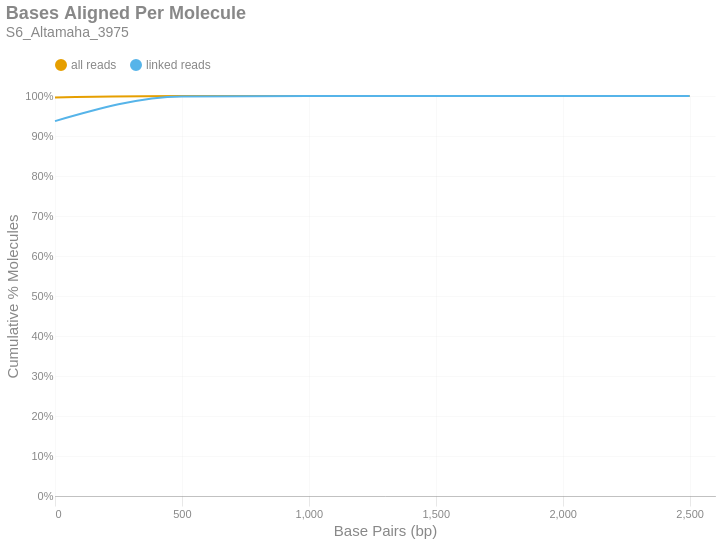

Write notebook code for a chart like this one.
### Markdown cell above
### Bases Aligned Per Molecule
This is a cumulative frequency distribution showing the number of base pairs aligned per unique molecule. These data are shown in 500 bp bins. There are two distributions: one with `all reads` (yellow) and another with only `linked reads` (blue). The percent of molecules in the `linked reads` distribution is relative to the total number of linked molecules.

### Code cell
if SKIPLR:
    print_html(f"Skipped")
else:
    binned_df = consolidated_hist(valids['aligned_bp'], mask, 500, True)
    with SafeRender(binned_df):
        (
            density_plot(binned_df, 'Bases Aligned Per Molecule', samplename, 'basesper')
            .encode(
                x=alt.X('bin:Q', title="Base Pairs (bp)").axis(tickMinStep=500).scale(padding=0),
                y=alt.Y('value:Q', title='Cumulative % Molecules')
                    .axis(format='%')
                    .scale(domain = [0,1])
                    .stack(False),
                color=alt.Color("key:N").scale(domain = ["all reads", "linked reads"]),
                tooltip = [
                    alt.Tooltip("key:N", title = "Data Type"),
                    alt.Tooltip("range_label:N", title="Bases Aligned Per Molecule"),
                    alt.Tooltip("value:Q", format = ".2%", title="% Molecules (Cum.)")
                ]
            )
        ).display()

### Figure 1 — Vega-Lite specification as saved in the notebook (floating-point values rounded to 4 significant figures)
{"width": "container", "height": 400, "config": {"title": {"anchor": "start", "dy": -15, "fontSize": 18, "color": "#888888", "subtitleColor": "#888888", "subtitleFontSize": 14}, "arc": {"fill": "#0072B2"}, "axis": {"domainColor": "#888888", "domainWidth": 0.5, "gridWidth": 0.2, "grid": false, "titleFontWeight": 400, "titleFontSize": 15, "labelFontSize": 11, "labelColor": "#888888", "tickColor": "#888888", "tickWidth": 0.2, "titleColor": "#888888"}, "axisBand": {"grid": false}, "axisX": {"grid": true, "tickSize": 10, "domainCap": "round"}, "axisY": {"domain": false, "grid": true, "tickSize": 0, "domainCap": "round"}, "background": "transparent", "header": {"labelFontSize": 15, "labelColor": "#888888", "titleFontSize": 15, "titleFontWeight": 600, "titleColor": "#888888"}, "legend": {"labelFont": "sans-serif", "labelFontSize": 12, "labelColor": "#888888", "symbolSize": 100, "symbolType": "circle", "titleFontSize": 12, "titlePadding": 10, "titleColor": "#888888", "title": null, "orient": "top"}, "range": {"category": ["#E69F00", "#56B4E9", "#009E73", "#F0E442", "#0072B2", "#D55E00", "#CC79A7", "#000000"], "diverging": ["#cfe8f3", "#a2d4ec", "#73bfe2", "#46abdb", "#1696d2", "#12719e"]}, "area": {"fill": "#0072B2", "fillOpacity": 0.7, "line": true, "strokeOpacity": 0.7}, "line": {"color": "#0072B2", "stroke": "#0072B2", "strokeWidth": 2}, "trail": {"color": "#0072B2", "stroke": "#0072B2", "strokeWidth": 0, "size": 1}, "point": {"filled": true, "fillOpacity": 1.0, "size": 95}, "text": {"color": "#888888", "fontSize": 11, "align": "right", "fontWeight": 400, "size": 11}, "bar": {"fill": "#0072B2", "stroke": null}, "view": {"stroke": null, "continuousWidth": 660, "continuousHeight": 400}}, "data": {"name": "data-ca0703a181f5650e975c7eadcc2519cb"}, "mark": {"type": "line", "interpolate": "monotone", "point": {"opacity": 0, "size": 275}}, "encoding": {"color": {"field": "key", "scale": {"domain": ["all reads", "linked reads"]}, "type": "nominal"}, "tooltip": [{"field": "key", "title": "Data Type", "type": "nominal"}, {"field": "range_label", "title": "Bases Aligned Per Molecule", "type": "nominal"}, {"field": "value", "format": ".2%", "title": "% Molecules (Cum.)", "type": "quantitative"}], "x": {"axis": {"tickMinStep": 500}, "field": "bin", "scale": {"padding": 0}, "title": "Base Pairs (bp)", "type": "quantitative"}, "y": {"axis": {"format": "%"}, "field": "value", "scale": {"domain": [0, 1]}, "stack": false, "title": "Cumulative % Molecules", "type": "quantitative"}}, "params": [{"name": "param_c36ac31b6afebe62", "select": {"type": "point", "fields": ["key"]}, "bind": "legend"}], "title": {"text": "Bases Aligned Per Molecule", "subtitle": "S6_Altamaha_3975"}, "transform": [{"fold": ["all reads (cumsum)", "linked reads (cumsum)"]}, {"calculate": "replace(datum.key, ' (cumsum)', '')", "as": "key"}, {"filter": {"param": "param_c36ac31b6afebe62"}}], "usermeta": {"embedOptions": {"downloadFileName": "S6_Altamaha_3975.basesper"}}, "$schema": "https://vega.github.io/schema/vega-lite/v6.1.0.json", "datasets": {"data-ca0703a181f5650e975c7eadcc2519cb": [{"bin": "0.0", "interval": "0.0-500.0", "all reads": 0.9965, "linked reads": 0.9372, "all reads (cumsum)": 0.9965, "linked reads (cumsum)": 0.9372, "range_label": "0-499"}, {"bin": "500.0", "interval": "500.0-1000.0", "all reads": 0.003411, "linked reads": 0.06157, "all reads (cumsum)": 0.9999, "linked reads (cumsum)": 0.9988, "range_label": "500-999"}, {"bin": "1000.0", "interval": "1000.0-1500.0", "all reads": 7.407e-05, "linked reads": 0.001105, "all reads (cumsum)": 1.0, "linked reads (cumsum)": 0.9999, "range_label": "1000-1499"}, {"bin": "1500.0", "interval": "1500.0-2000.0", "all reads": 5.193e-06, "linked reads": 7.895e-05, "all reads (cumsum)": 1.0, "linked reads (cumsum)": 1.0, "range_label": "1500-1999"}, {"bin": "2000.0", "interval": "2000.0-2500.0", "all reads": 1.367e-06, "linked reads": 2.105e-05, "all reads (cumsum)": 1.0, "linked reads (cumsum)": 1.0, "range_label": "2000-2499"}, {"bin": "2500.0", "interval": "2500.0-3000.0", "all reads": 5.466e-07, "linked reads": 5.264e-06, "all reads (cumsum)": 1.0, "linked reads (cumsum)": 1.0, "range_label": "2500-2999"}]}}
